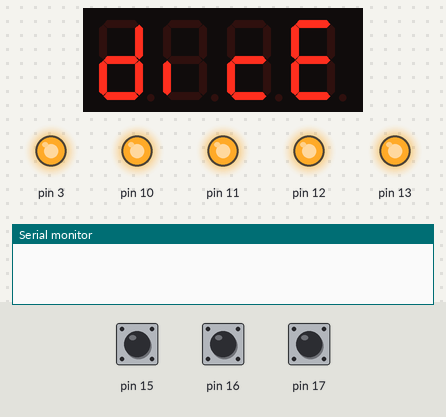
This sketch was run on a simulated Arduino Uno, built with avr-gcc and run on an emulated ATmega328P. Parts: 4-digit seven-segment display, output pins drawn as LEDs (lit = HIGH), the last lines printed to the serial monitor. Dashed ring = blinking. The inputs (shaded band) are chosen by the test bench; at power-on: pin 15 HIGH, pin 16 HIGH, pin 17 HIGH. Random numbers use the default seed unless the sketch sets one.

Above: at 1.1 s.
At 8.4 s:
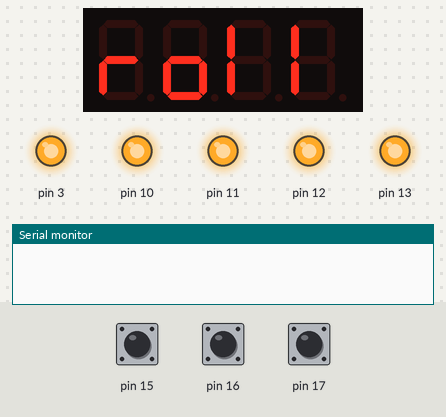
8.5 s: pin 15 pulled LOW for 0.15 s
At 8.93 s:
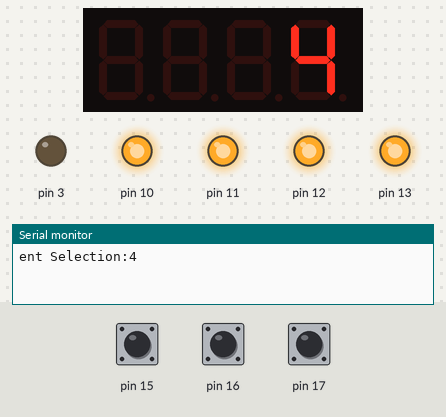
9.2 s: pin 16 pulled LOW for 0.15 s
9.9 s: pin 15 pulled LOW for 1 s
At 10.7 s:
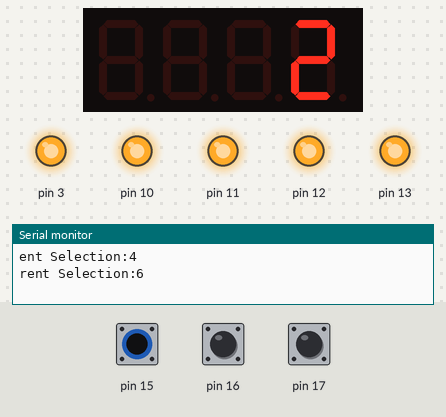
12.4 s: pin 17 pulled LOW for 0.15 s
13.1 s: pin 15 pulsed LOW 2 times (0.12 s each, 0.3 s apart)
At 14.9 s:
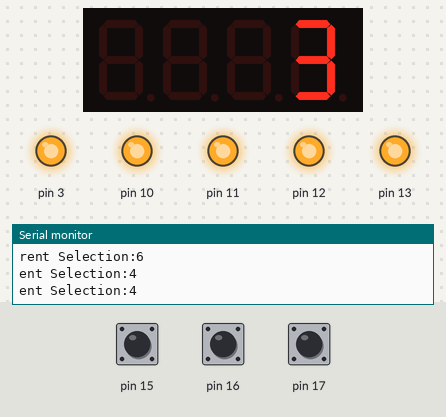
15.2 s: pin 16 pulsed LOW 5 times (0.12 s each, 0.3 s apart)
At 15.83 s:
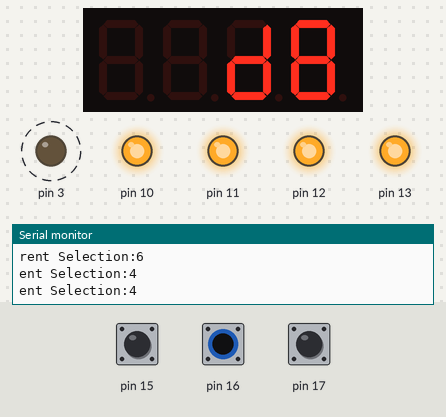
Timing chart, 0 to 19.2 s (numbered marks = the images above; inputs shaded):
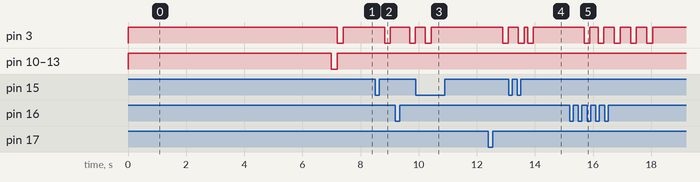

Measured:
- after the input at 8.5 s, pin 3: HIGH → LOW after 0.33 s, → HIGH 0.20 s later; the display: first changes at once (image 2 shows a later state)
- after the input at 9.2 s, pin 3: HIGH → LOW after 0.49 s, → HIGH 0.20 s later
- after the input at 9.9 s, pin 3: HIGH → LOW after 0.33 s, → HIGH 0.20 s later; the display: first changes at once (image 3 shows a later state)
- after the input at 12.4 s, pin 3: HIGH → LOW after 0.49 s, → HIGH 0.20 s later
- after the input at 13.1 s, pin 3: alternates HIGH for 0.12 s and LOW for 0.20 s, 4 changes in all, then stays HIGH, starting after 0.33 s; the display: first changes at once (image 4 shows a later state)
- after the input at 15.2 s, pin 3: alternates HIGH for 0.36 s and LOW for 0.20 s, 10 changes in all, then stays HIGH, starting after 0.49 s; the display: first changes at once (image 5 shows a later state)
- what the display in image 0 shows lasts 1.0 s, from 1.0 s to 2.0 s

The sketch:

DigitalDice.ino
```cpp
// MultiFunction Dice roller.
#include <Wire.h>
#include <MultiFuncShield.h>


class Dice
{
  //D20  //D12 //D10 //D8 //D6 //D4
private:
int diceType[5] = {20,12,8,6,4};
int currentSelection = 4;

public:
  int Roll()
  {
    Serial.print("Current Selection:"+currentSelection);

    Serial.println(diceType[currentSelection]);
    return (int)random(1,(diceType[currentSelection]+1));
  };

void biggerDice()
{
if (currentSelection >0 && currentSelection <= 4) currentSelection -=1;
}

void smallerDice()
{
if (currentSelection >= 0 && currentSelection<4 ) currentSelection +=1;
}

int getDiceType()
{

  return diceType[currentSelection];
}


};


Dice myDice = Dice();


void buttonHandler()
{
byte btn = MFS.getButton(); // Normally it is sufficient to compare the return
                              // value to predefined macros, e.g. BUTTON_1_PRESSED,
                              // BUTTON_1_LONG_PRESSED etc.
if (btn)
  {
    byte buttonNumber = btn & B00111111;
    byte buttonAction = btn & B11000000;

    if (btn == BUTTON_1_PRESSED)
    {
      diceAnimation();
      MFS.write(myDice.Roll());
      MFS.beep();
    }

       if (btn == BUTTON_2_PRESSED)
    {

      myDice.biggerDice();
      diceModeDisplay(myDice.getDiceType());
      MFS.beep();
    }
    if (btn == BUTTON_3_PRESSED)
    {

      myDice.smallerDice();
      diceModeDisplay(myDice.getDiceType());
      MFS.beep();
    }

  }
}


void diceAnimation()
{
  MFS.write("   -");
  delay(40);
  MFS.write("  - ");
  delay(40);
  MFS.write(" -  ");
  delay(40);
  MFS.write("-   ");
  delay(40);
  MFS.write("-   ");
  delay(40);
  MFS.write(" -  ");
  delay(40);
  MFS.write("  - ");
  delay(40);
  MFS.write("   -");
  delay(40);
}

void diceModeDisplay(int die)
{
    //D6
    if (die == 6)
    {
      MFS.write("   d");
      delay(80);
      MFS.write("  d6");
      delay(80);
      MFS.write(" d6 ");
      delay(80);
      MFS.write("d6  ");
      delay(80);
      MFS.write("6   ");
      delay(80);
      MFS.write("    ");
      delay(80);
    }
    //D6
    if (die == 4)
    {
      MFS.write("   d");
      delay(80);
      MFS.write("  d4");
      delay(80);
      MFS.write(" d4 ");
      delay(80);
      MFS.write("d4  ");
      delay(80);
      MFS.write("4   ");
      delay(80);
      MFS.write("    ");
      delay(80);
    }
       if (die == 8)
    {
      MFS.write("   d");
      delay(80);
      MFS.write("  d8");
      delay(80);
      MFS.write(" d8 ");
      delay(80);
      MFS.write("d8  ");
      delay(80);
      MFS.write("8   ");
      delay(80);
      MFS.write("    ");
      delay(80);
    }
     if (die == 12)
    {
      MFS.write("   d");
      delay(80);
      MFS.write("  d1");
      delay(80);
      MFS.write(" d12");
      delay(80);
      MFS.write("d12 ");
      delay(80);
      MFS.write("12   ");
      delay(80);
      MFS.write("2   ");
      delay(80);
      MFS.write("    ");
      delay(80);
    }
         if (die == 20)
    {
      MFS.write("   d");
      delay(80);
      MFS.write("  d2");
      delay(80);
      MFS.write(" d20");
      delay(80);
      MFS.write("d20 ");
      delay(80);
      MFS.write("20  ");
      delay(80);
      MFS.write("0   ");
      delay(80);
       MFS.write("    ");
      delay(80);
    }


}

void splash()
{
MFS.write("Hi");
  delay(1000);
  MFS.write("dice");
  delay(1000);
  MFS.write("here");  // display to 2 decimal places.
  delay(1000);

  MFS.write("push");  // display to 2 decimal places.
  delay(1000);

  MFS.write("Btn1");  // display to 2 decimal places.
  delay(1000);
  MFS.write("to  ");  // display to 2 decimal places.
  delay(1000);
  MFS.write("roll");  // display to 2 decimal places.
  delay(1000);

 MFS.writeLeds(LED_ALL,ON);
 delay(200);
 MFS.writeLeds(LED_ALL,OFF);
}


void setup() {
  // put your setup code here, to run once:
   Serial.begin(9600);
  MFS.initialize(0000);    // initialize multi-function shield library
splash();


MFS.beep();


}

void loop() {
  // put your main code here, to run repeatedly:
buttonHandler();

}
```
